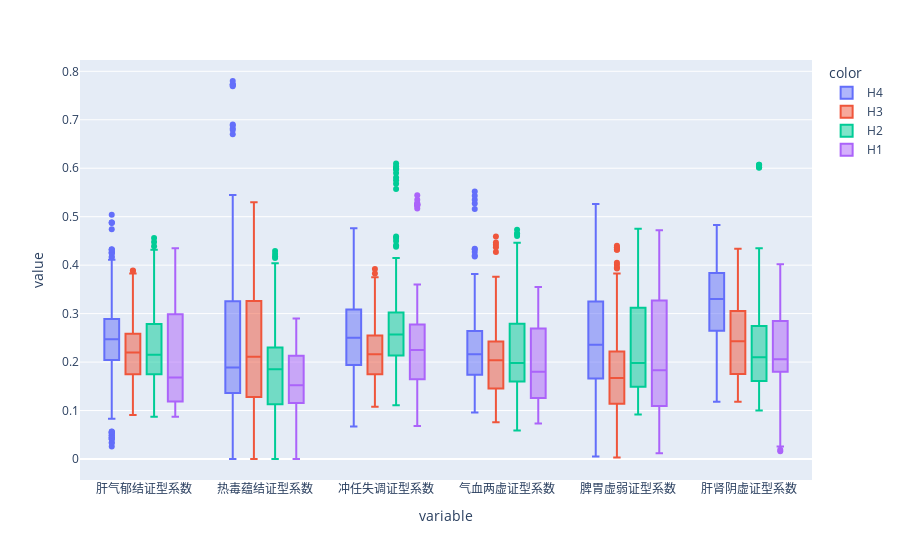

Write notebook code for a chart like this one.
### Code cell
fig = px.box(data_x, y=data_x.columns,color=data['TNM分期'])
fig.show()

### Figure 1 — Plotly figure (JSON) as saved in the notebook; plotly's stock layout.template omitted (floating-point values rounded to 4 significant figures; data arrays with more than 128 entries replaced by an {"elided": "..."} marker saying what was removed)
{"data": [{"alignmentgroup": "True", "hovertemplate": "color=H4<br>variable=%{x}<br>value=%{y}<extra></extra>", "legendgroup": "H4", "marker": {"color": "#636efa"}, "name": "H4", "notched": false, "offsetgroup": "H4", "orientation": "v", "showlegend": true, "type": "box", "x": {"elided": "2490 str values"}, "x0": " ", "xaxis": "x", "y": {"elided": "2490 float values"}, "y0": " ", "yaxis": "y"}, {"alignmentgroup": "True", "hovertemplate": "color=H3<br>variable=%{x}<br>value=%{y}<extra></extra>", "legendgroup": "H3", "marker": {"color": "#EF553B"}, "name": "H3", "notched": false, "offsetgroup": "H3", "orientation": "v", "showlegend": true, "type": "box", "x": {"elided": "1230 str values"}, "x0": " ", "xaxis": "x", "y": {"elided": "1230 float values"}, "y0": " ", "yaxis": "y"}, {"alignmentgroup": "True", "hovertemplate": "color=H2<br>variable=%{x}<br>value=%{y}<extra></extra>", "legendgroup": "H2", "marker": {"color": "#00cc96"}, "name": "H2", "notched": false, "offsetgroup": "H2", "orientation": "v", "showlegend": true, "type": "box", "x": {"elided": "1230 str values"}, "x0": " ", "xaxis": "x", "y": {"elided": "1230 float values"}, "y0": " ", "yaxis": "y"}, {"alignmentgroup": "True", "hovertemplate": "color=H1<br>variable=%{x}<br>value=%{y}<extra></extra>", "legendgroup": "H1", "marker": {"color": "#ab63fa"}, "name": "H1", "notched": false, "offsetgroup": "H1", "orientation": "v", "showlegend": true, "type": "box", "x": {"elided": "630 str values"}, "x0": " ", "xaxis": "x", "y": {"elided": "630 float values"}, "y0": " ", "yaxis": "y"}], "layout": {"boxmode": "group", "legend": {"title": {"text": "color"}, "tracegroupgap": 0}, "margin": {"t": 60}, "xaxis": {"anchor": "y", "domain": [0, 1], "title": {"text": "variable"}}, "yaxis": {"anchor": "x", "domain": [0, 1], "title": {"text": "value"}}}}
